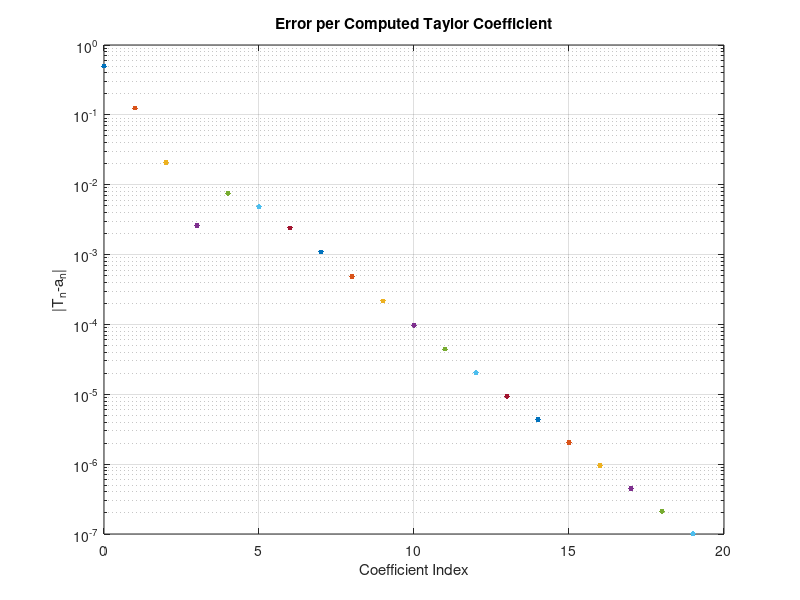

Recreate this plot in MATLAB.
% Stephanie Klumpe
% Problem 12.7

clear
close all
clc

N = 30
deg = 20;     % Degree of the desired expansion
realco = zeros(length(deg));
error = zeros(length(deg));

z = @(theta) exp(1i*theta);   % Imaginary part
f = @(z) log(1+z./2);    % Desired function

t = 2*pi*(0:N-1)/N;
rho = z(t);

tayco = real(fft(f(rho),N)/length(rho));

xx=linspace(-6,6);

fxn = log(1+xx./2);  % Plot the original function

disp(tayco(2:deg))   % Display the 19 coefficients

fprintf('\n\n')
fprintf('T(x) = ')

for i = 1:deg
  fprintf('%ex^%d + ',tayco(i),i-1) % Display the found taylor series
end

for j = 1:deg
 realco(j) = (1/factorial(j))*((-1)^j+1/2^j);
  error(j)=abs(realco(j)-tayco(j));

  semilogy(j-1,error(j),'markersize',12)
  grid on
  hold on
end

title('Error per Computed Taylor Coefficient');
xlabel('Coefficient Index') 
ylabel('|T_n-a_n|')

print('-dpng', 'problem12_7.png')
